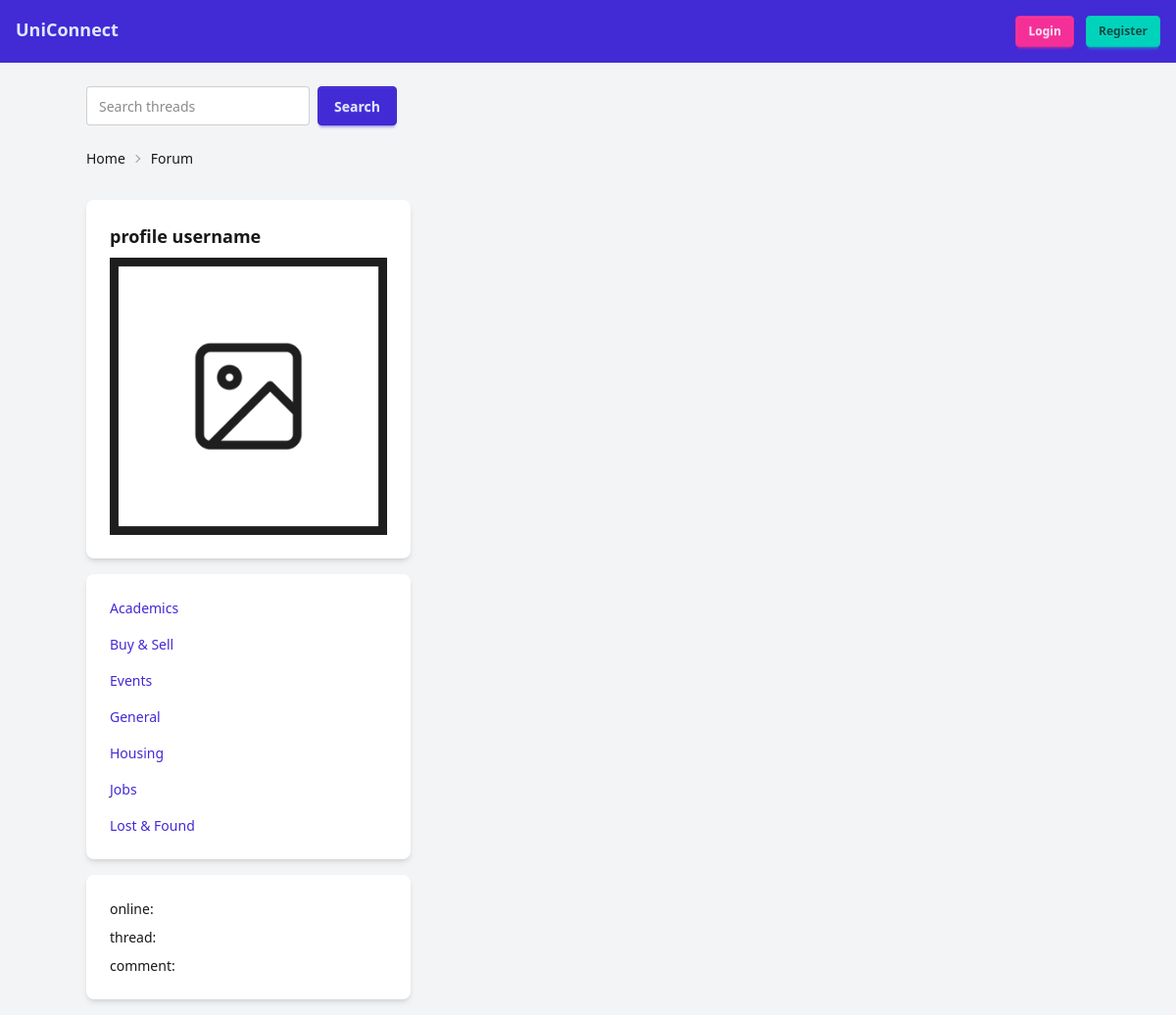
Before: / with the older database file.
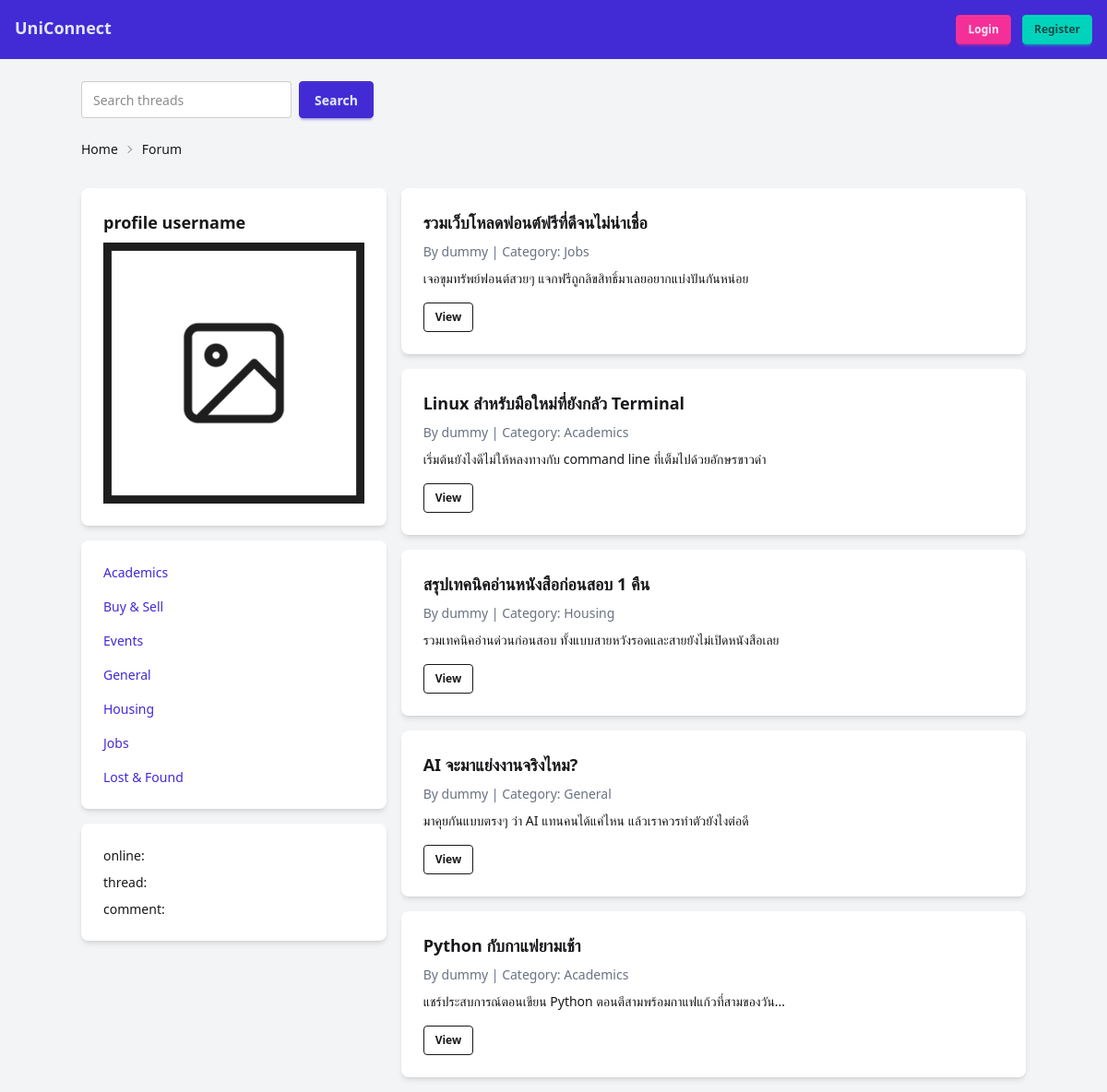
After: the same page with the newer database file.
### tables this page shows
CREATE TABLE IF NOT EXISTS categories (
    id INT AUTO_INCREMENT PRIMARY KEY,
    name VARCHAR(50) NOT NULL UNIQUE,
    created_at TIMESTAMP DEFAULT CURRENT_TIMESTAMP
);

CREATE TABLE IF NOT EXISTS threads (
    id INT AUTO_INCREMENT PRIMARY KEY,
    title VARCHAR(255) NOT NULL,
    content TEXT NOT NULL,
    category_id INT NOT NULL,
    author_id INT NOT NULL,
    created_at TIMESTAMP DEFAULT CURRENT_TIMESTAMP,
    updated_at TIMESTAMP DEFAULT CURRENT_TIMESTAMP ON UPDATE CURRENT_TIMESTAMP,
    FOREIGN KEY (category_id) REFERENCES categories(id) ON DELETE CASCADE,
    FOREIGN KEY (author_id) REFERENCES users(id) ON DELETE CASCADE
);

CREATE TABLE IF NOT EXISTS users (
    id INT AUTO_INCREMENT PRIMARY KEY,
    username VARCHAR(50) NOT NULL UNIQUE,
    email VARCHAR(100) NOT NULL UNIQUE,
    password VARCHAR(255) NOT NULL,
    bio TEXT,
    role ENUM('user', 'moderator', 'admin') DEFAULT 'user',
    profile_image VARCHAR(255),
    created_at TIMESTAMP DEFAULT CURRENT_TIMESTAMP
);

### index.php (the view, shortened to what this page needs)
<?php
require 'pdo.php';
$stmt = $conn->query("SELECT t.*, c.name AS category_name, u.username FROM threads t
    JOIN categories c ON t.category_id=c.id
    JOIN users u ON t.author_id=u.id
    ORDER BY t.created_at DESC");
$threads = $stmt->fetchAll();
$stmt = $conn->query("SELECT id, name FROM categories ORDER BY name ASC");
$categories = $stmt->fetchAll();
?>
<!DOCTYPE html>
<html lang="en">
<head>
  <link href="https://cdn.jsdelivr.net/npm/daisyui@5" rel="stylesheet" type="text/css" />
  <script src="https://cdn.jsdelivr.net/npm/@tailwindcss/browser@4"></script>
</head>
<body class="bg-gray-100 min-h-screen">
  <nav class="bg-primary text-primary-content p-4 flex justify-between">
    <a href="index.php" class="font-bold text-lg">UniConnect</a>
    <div>
      <?php if (isset($_SESSION['user_id'])): ?>
        <span>Hi, <?= htmlspecialchars($_SESSION['role']) ?>, <?= htmlspecialchars($_SESSION['username']) ?>.</span>
        <a href="logout.php" class="btn btn-sm btn-secondary ml-2">Logout</a>
      <?php else: ?>
        <a href="login.php" class="btn btn-sm btn-secondary">Login</a>
        <a href="register.php" class="btn btn-sm btn-accent ml-2">Register</a>
      <?php endif; ?>
    </div>
  </nav>
  <div class="container mx-auto mt-6">
    <div class="flex justify-between mb-4">
      <form method="get" class="flex">
        <input type="text" name="q" placeholder="Search threads" class="input input-bordered"
          value="<?= htmlspecialchars($_GET['q'] ?? '') ?>">
        <button type="submit" class="btn btn-primary ml-2">Search</button>
      </form>
    </div>
    <div class="text-sm breadcrumbs mb-6">
      <ul>
        <li><a href="index.php">Home</a></li>
        <li>Forum</li>
      </ul>
    </div>
    <main class="grid grid-cols-3 gap-4">
      <div class="side-bar col-span-1">
        <div id="profile-section" class="card bg-base-100 shadow-md mb-4">
          <div class="card-body">
            <h2 class="card-title">profile username</h2>
            <img src="/assets/square_holder.png" alt="">
          </div>
        </div>
        <div id="category-section" class="card bg-base-100 shadow-md mb-4">
          <ul class="card-body space-y-2">
            <?php foreach ($categories as $category): ?>
              <li>
                <a href="category.php?id=<?= $category['id']; ?>" class="link link-hover text-primary">
                  <?= htmlspecialchars($category['name']); ?>
                </a>
              </li>
            <?php endforeach; ?>
          </ul>
        </div>
        <div id="static-section" class="card bg-base-100 shadow-md mb-4">
          <ul class="card-body">
            <li>online: </li>
            <li>thread: </li>
            <li>comment: </li>
          </ul>
        </div>
      </div>
      <div id="forum" class="col-span-2">
        <?php foreach ($threads as $t): ?>
          <div class="card bg-base-100 shadow-md mb-4">
            <div class="card-body">
              <h2 class="card-title"><?= htmlspecialchars($t['title']) ?></h2>
              <p class="text-sm text-gray-500">
                By <?= htmlspecialchars($t['username']) ?> | Category: <?= htmlspecialchars($t['category_name']) ?>
              </p>
              <p><?= nl2br(htmlspecialchars($t['content'])) ?></p>
              <div class="mt-2 flex gap-2">
                <a href="thread.php?id=<?= $t['id'] ?>" class="btn btn-sm btn-outline">View</a>
              </div>
            </div>
          </div>
        <?php endforeach; ?>
      </div>
    </main>
</body>
</html>

Changed rows visible on the page:
now on this page (row edited): threads: title "รวมเว็บโหลดฟอนต์ฟรีที่ดีจนไม่น่าเชื่อ", author.username "dummy", category.name "Jobs", content "เจอขุมทรัพย์ฟอนต์สวยๆ แจกฟรีถูกลิขสิทธิ์มาเลยอยากแบ่งปันกันหน่อย"
now on this page (row edited): threads: title "Linux สำหรับมือใหม่ที่ยังกลัว Terminal", author.username "dummy", category.name "Academics", content "เริ่มต้นยังไงดีไม่ให้หลงทางกับ command line ที่เต็มไปด้วยอักษรขาวดำ"
now on this page (row unchanged): threads: title "สรุปเทคนิคอ่านหนังสือก่อนสอบ 1 คืน", author.username "dummy", category.name "Housing", content "รวมเทคนิคอ่านด่วนก่อนสอบ ทั้งแบบสายหวังรอดและสายยังไม่เปิดหนังสือเลย"
now on this page (row edited): threads: title "AI จะมาแย่งงานจริงไหม?", author.username "dummy", category.name "General", content "มาคุยกันแบบตรงๆ ว่า AI แทนคนได้แค่ไหน แล้วเราควรทำตัวยังไงต่อดี"
now on this page (row edited): threads: title "Python กับกาแฟยามเช้า", author.username "dummy", category.name "Academics", content "แชร์ประสบการณ์ตอนเขียน Python ตอนตีสามพร้อมกาแฟแก้วที่สามของวัน..."
